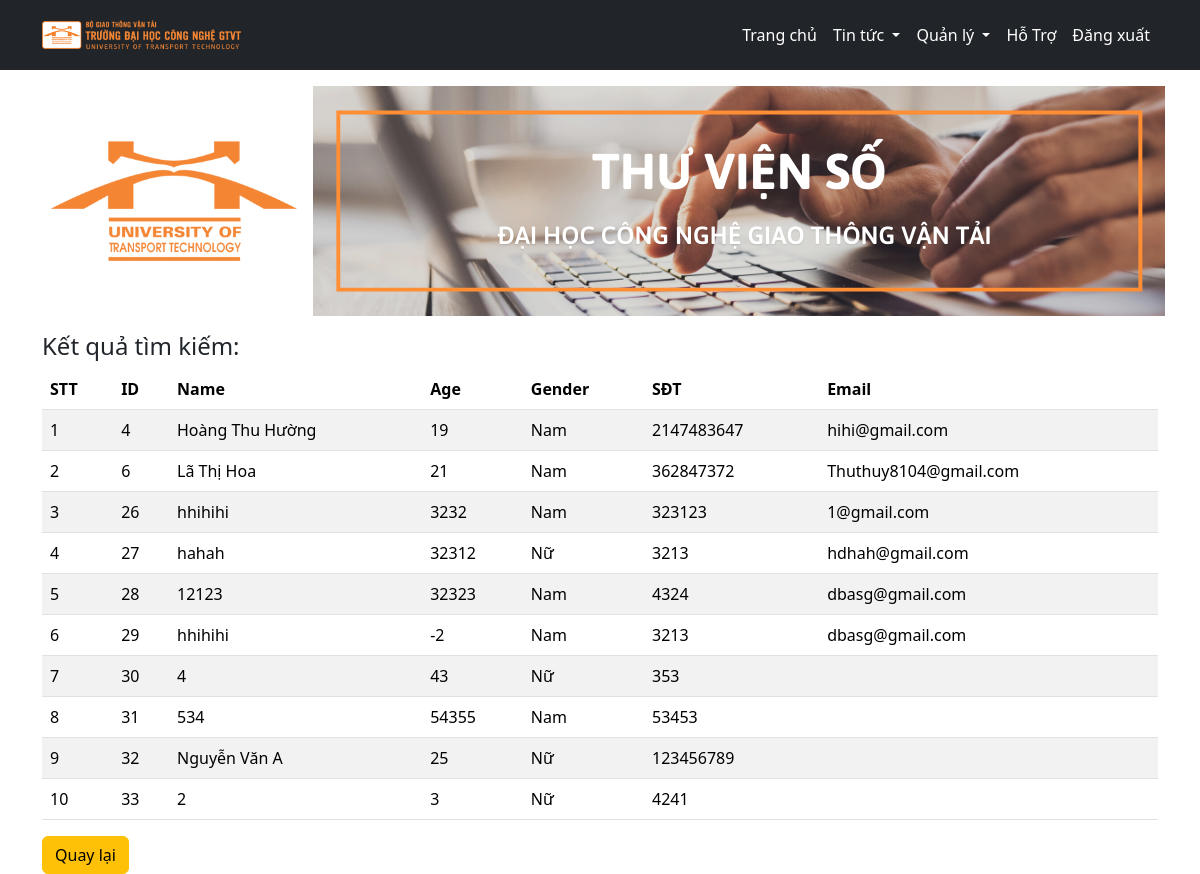
/view/search_docgia.php, run on the app's committed database.
### tables this page shows
CREATE TABLE `docgia` (
  `docgia_id` int(10) NOT NULL,
  `ten_docgia` varchar(250) NOT NULL,
  `tuoi_docgia` int(5) NOT NULL,
  `gioitinh_docgia` int(3) NOT NULL,
  `sdt_docgia` int(11) NOT NULL,
  `email` varchar(255) NOT NULL
);

### view/search_docgia.php (the view, shortened to what this page needs)
<?php
        include '../frontend/head.php';
        include '../config/db.php';
    ?>
<div class="container">
    <h4>Kết quả tìm kiếm:</h4>
    <table class="table table-striped table-hover">
        <thead>
        <th>STT</th>
            <th>ID</th>
            <th>Name</th>
            <th>Age</th>
            <th>Gender</th>
            <th>SĐT</th>
            <th>Email</th>
        </thead>
        <tbody>
<?php
    $query="SELECT *FROM docgia WHERE ten_docgia LIKE '%$timdocgia%'";
    $result=mysqli_query($conn, $query);
    if(!$result){
            echo "Không tìm thấy thông tin!";}
        else{
            $num=1;
            while($row=mysqli_fetch_array($result)){
                echo"
                    <tr>
                        <td>".($num++)."</td>
                        <td>".$row["docgia_id"]."</td>
                        <td>".$row["ten_docgia"]."</td>
                        <td>".$row["tuoi_docgia"]."</td>
                        <td>".($row["gioitinh_docgia"] == 1 ? 'Nam' : 'Nữ')."</td>
                        <td>".$row["sdt_docgia"]."</td>
                        <td>".$row["email"]."</td>
                    </tr>";
        }
        echo "</tbody>
            </table>";
        }
?>
<a href="docgia_view.php" class="btn btn-warning ">Quay lại</a>
</div>

### data on the page
docgia: docgia_id "4", ten_docgia "Hoàng Thu Hường", tuoi_docgia "19", gioitinh_docgia "Nam", sdt_docgia "2147483647", email "hihi@gmail.com"
docgia: docgia_id "6", ten_docgia "Lã Thị Hoa", tuoi_docgia "21", gioitinh_docgia "Nam", sdt_docgia "362847372", email "Thuthuy8104@gmail.com"
docgia: docgia_id "26", ten_docgia "hhihihi", tuoi_docgia "3232", gioitinh_docgia "Nam", sdt_docgia "323123", email "1@gmail.com"
docgia: docgia_id "27", ten_docgia "hahah", tuoi_docgia "32312", gioitinh_docgia "Nữ", sdt_docgia "3213", email "hdhah@gmail.com"
docgia: docgia_id "28", ten_docgia "12123", tuoi_docgia "32323", gioitinh_docgia "Nam", sdt_docgia "4324", email "dbasg@gmail.com"
docgia: docgia_id "29", ten_docgia "hhihihi", tuoi_docgia "-2", gioitinh_docgia "Nam", sdt_docgia "3213", email "dbasg@gmail.com"
docgia: docgia_id "30", ten_docgia "4", tuoi_docgia "43", gioitinh_docgia "Nữ", sdt_docgia "353"
docgia: docgia_id "31", ten_docgia "534", tuoi_docgia "54355", gioitinh_docgia "Nam", sdt_docgia "53453"
docgia: docgia_id "32", ten_docgia "Nguyễn Văn A", tuoi_docgia "25", gioitinh_docgia "Nữ", sdt_docgia "123456789"
docgia: docgia_id "33", ten_docgia "2", tuoi_docgia "3", gioitinh_docgia "Nữ", sdt_docgia "4241"
